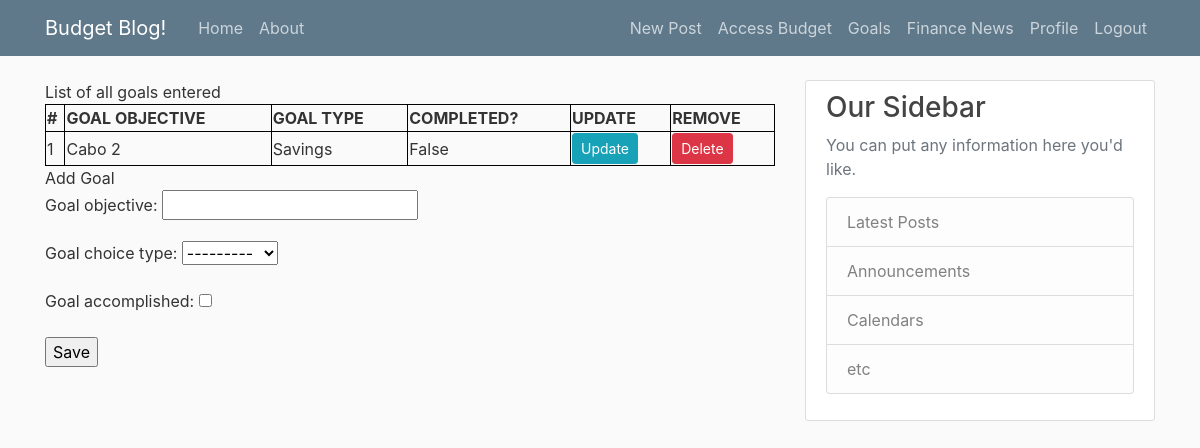
/goals/ (signed in), run on the app's committed database.
### blog/models.py (models this page shows, shortened)
class GoalType(models.Model):
    goal_objective = models.CharField(max_length=300, blank=True)
    goal_choice = (
            ('Savings', 'Savings'),
            ('Expenses', 'Expenses'),
            ('Debt', 'Debt')
    )
    goal_choice_type = models.CharField(max_length = 30, blank=True, null=True, choices=goal_choice)
    goal_accomplished = models.BooleanField()

### blog/views.py (the view)
# urls.py: path('goals/', views.goal_entry, name = 'goals'),
def goal_entry(request):
    title1 = 'List of all goals entered'
    queryset = GoalType.objects.all()
    title2 = 'Add Goal'
    form = GoalForm(request.POST or None)
    if form.is_valid():
        form.save()
    context = {
        "title1":title1,
        "queryset":queryset,
        "title2": title2,
        "form": form,
        }
    return render(request, "blog/goals.html",context)

### blog/forms.py
class GoalForm(forms.ModelForm):
	class Meta:
		model = GoalType
		fields = ['goal_objective', 'goal_choice_type', 'goal_accomplished']

### blog/templates/blog/goals.html (shortened to what this page needs)
{% extends "blog/base.html"%}
{% block content %}
{{title1}}
    <table border="2">
      <tr>
        <th>#</th>
        <th>GOAL OBJECTIVE</th>
        <th>GOAL TYPE</th>
        <th>COMPLETED?</th>
        <th>UPDATE</th>
        <th>REMOVE</th>
      </tr>
      {% for instance in queryset %}
      <tr>
        <td>{{forloop.counter}}</td>
        <td>{{instance.goal_objective}}</td>
        <td>{{instance.goal_choice_type}}</td>
        <td>{{instance.goal_accomplished}}</td>
        <td><a class="btn btn-sm btn-info" href="{% url 'goal_edit' instance.id %}">Update</a></td>
        <td><a class="btn btn-sm btn-danger" href="{% url 'goal_delete' instance.id %}">Delete</a></td>
      </tr>
      {% endfor %}
    </table>
       {{title2}}
      <form method="post" action="">
              {{form.as_p}}
              <input type="submit" value="Save" />
      </form>
{% endblock content %}

### blog/static/blog/main.css (style rules this page uses)
body { background: #fafafa; color: #333333; margin-top: 5rem; }

### blog/templates/blog/goals.html (style rules this page uses)
table, td, th { border: 1px solid black; }
table { border-collapse: collapse; width: 100%; }
th { text-align: left; }

### data on the page
GoalType: goal_objective "Cabo 2", goal_choice_type "Savings", goal_accomplished "False"

### other printed values
{{ title1 }} "List of all goals entered"
{{ title2 }} "Add Goal"
